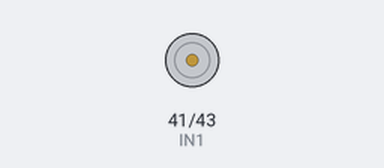
The sketch below on a simulated Arduino Mega 2560, built with avr-gcc and run on an emulated ATmega2560. Shown: motor-driver pin pairs drawn as motors (green arrow = first pin HIGH = forward, orange = second pin HIGH = backward, longer = more drive, scaled by the enable pin).

Above: at 0.05 s.
At 0.6 s:
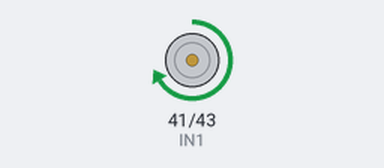
At 3.9 s:
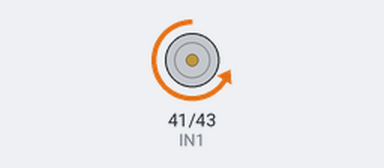
Timing chart, 0 to 5.1 s (numbered marks = the images above):
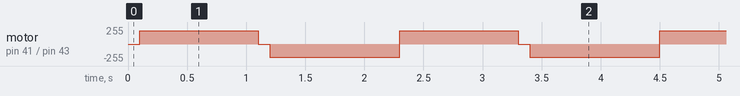

The sketch:

motorControl.ino
```cpp
// RoboReCycle 2025
// DC Motor Basic Control

#include "DCmotor.h"


void setup() {
     pinMode(IN1, OUTPUT);
     pinMode(IN2, OUTPUT);
     pinMode(ENA, OUTPUT);
}

void loop() {
 //Motor1_Brake();
 delay(100);
 Motor1_Forward(200);
 delay(1000);
 Motor1_Brake();
 delay(100);
 Motor1_Backward(200);
 delay(1000);
}
```

DCmotor.cpp
```cpp
#include <Arduino.h>
#include "DCmotor.h"

/*
  Motor Control Truth Table:

  IN1  IN2  ENA/ENB   Motor Behavior
  -------------------------------
   0    0     x      Brake (motor stops)
   1    1     x      Invalid / Vacant
   1    0     1      Forward at full speed
   0    1     1      Reverse at full speed
   1    0    PWM     Forward at PWM speed
   0    1    PWM     Reverse at PWM speed

  Notes:
  - IN1/IN2 control the direction.
  - ENA/ENB control the speed via PWM (0–255).
  - 'x' means don't care (can be 0 or 1).
  - The (1,1) state is typically avoided to prevent conflict in the H-bridge.
*/

void Motor1_Forward(int Speed)
{
    digitalWrite(IN1, HIGH);
    digitalWrite(IN2, LOW);
    analogWrite(ENA, Speed);
}

void Motor1_Backward(int Speed)
{
    digitalWrite(IN1, LOW);
    digitalWrite(IN2, HIGH);
    analogWrite(ENA, Speed);
}

void Motor1_Brake()
{
    digitalWrite(IN1, LOW);
    digitalWrite(IN2, LOW);
}
```

DCmotor.h
```cpp
#ifndef DCMOTOR_H
#define DCMOTOR_H

// Pin definitions
const int IN1 = 41;
const int IN2 = 43;
const int ENA = 45;

// Motor function declarations
void Motor1_Forward(int Speed);
void Motor1_Backward(int Speed);
void Motor1_Brake();

#endif
```

Measured:
- by itself, motor on pin 41 (IN1) / pin 43 (IN2): repeats every 2.2 s: stopped 0.10 s, backward 200/255 1.1 s, forward 200/255 1.0 s
